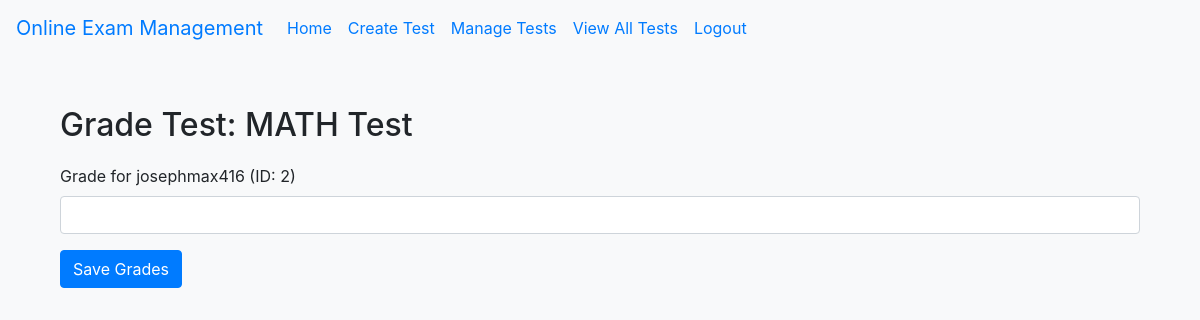
Before: /test/1/grade (signed in) with the older database file.
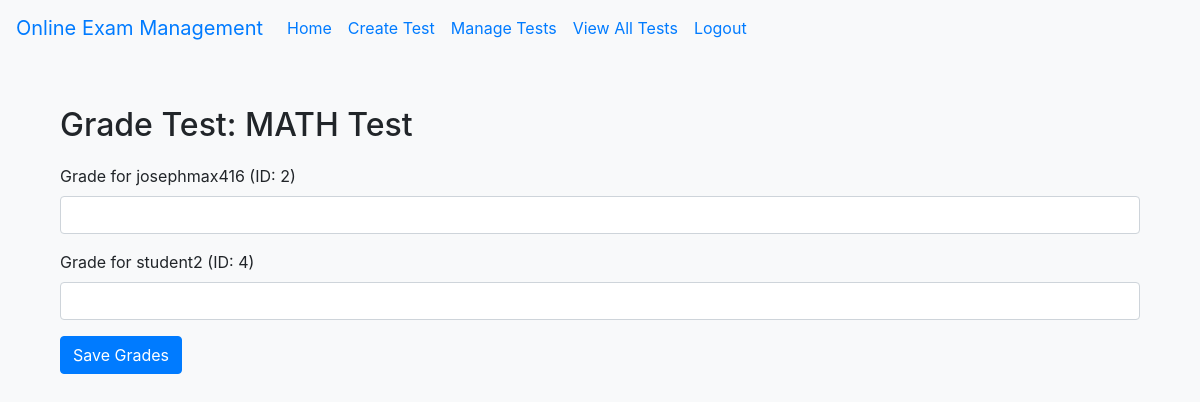
After: the same page with the newer database file.
### tables this page shows
CREATE TABLE User (
    id INTEGER PRIMARY KEY AUTOINCREMENT,
    username TEXT NOT NULL UNIQUE,
    password TEXT NOT NULL,
    role TEXT NOT NULL  -- 'student' or 'teacher'
);

### app.py (the view, shortened to what this page needs)
@app.route('/test/<int:test_id>/grade', methods=['GET', 'POST'])
@login_required
def grade_test(test_id):
    if current_user.role != 'teacher':
        flash('Only teachers can grade tests.', 'danger')
        return redirect(url_for('home'))
    test = db.execute("SELECT * FROM Test WHERE id = ?", test_id)[0]
    students = db.execute("SELECT DISTINCT student_id, User.username "
                          "FROM Answer "
                          "LEFT JOIN User ON Answer.student_id = User.id "
                          "WHERE Answer.test_id = ?", test_id)
    return render_template('grade_test.html', test=test, students=students)

### app.py (called while the page is built)
@login_manager.user_loader
def load_user(user_id):
    user = db.execute("SELECT * FROM User WHERE id = ?", user_id)
    if user:
        return User(id=user[0]['id'], username=user[0]['username'], password=user[0]['password'], role=user[0]['role'])
    return None

### templates/grade_test.html
{% extends "base.html" %}
{% block content %}
<div class="container mt-4">
    <h2>Grade Test: {{ test.test_name }}</h2>
    <form action="/test/{{ test.id }}/grade" method="post">
        {% for student in students %}
        <div class="form-group">
            <label for="grade_{{ student.student_id }}">Grade for {{ student.username }} (ID: {{ student.student_id }})</label>
            <input type="number" class="form-control" id="grade_{{ student.student_id }}" name="grade_{{ student.student_id }}" required>
        </div>
        {% endfor %}
        <button type="submit" class="btn btn-primary">Save Grades</button>
    </form>
</div>
{% endblock %}

Changed rows visible on the page:
added User: username "student2", student_id "4"
